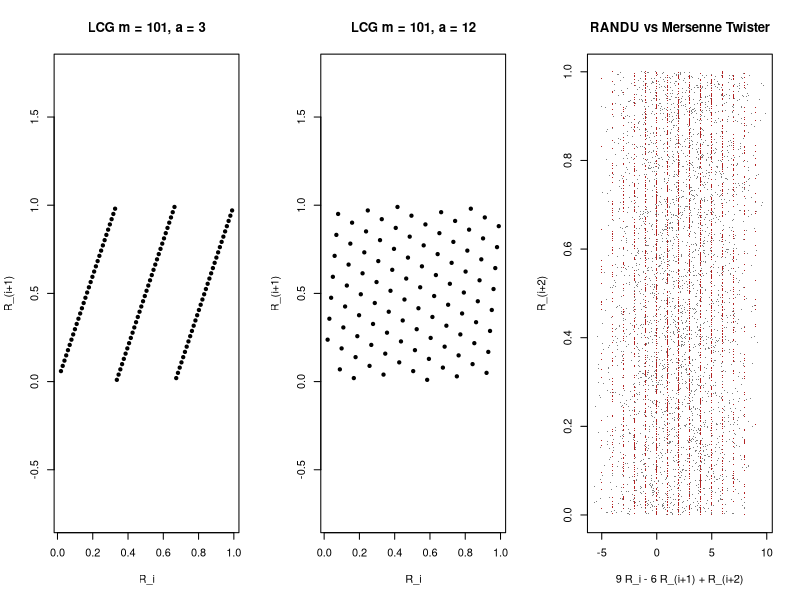

This chart was generated by the following R code:
# Lattice structure of linear congruential generators: successive pairs for m = 101 with
# a = 3 and a = 12, and RANDU triples projected on the normal (9, -6, 1) of its planes.
lcg <- function(a, c, m, x0, n) {
  x <- numeric(n)
  for (i in 1:n) {
    x0 <- (a * x0 + c) %% m   # exact in double precision for these moduli
    x[i] <- x0
  }
  x / m
}

par(mfrow = c(1, 3))
for (a in c(3, 12)) {
  r <- lcg(a, 0, 101, 1, 100)
  plot(r[-100], r[-1], pch = 20, asp = 1, xlab = "R_i", ylab = "R_(i+1)",
       main = sprintf("LCG m = 101, a = %d", a))
}

n <- 3000
r <- lcg(65539, 0, 2^31, 1, n + 2)          # RANDU
u <- runif(n + 2)                           # R's default Mersenne Twister
proj <- function(v) 9 * v[1:n] - 6 * v[2:(n + 1)] + v[3:(n + 2)]
plot(proj(u), u[3:(n + 2)], pch = ".", col = "gray50",
     xlab = "9 R_i - 6 R_(i+1) + R_(i+2)", ylab = "R_(i+2)", main = "RANDU vs Mersenne Twister")
points(proj(r), r[3:(n + 2)], pch = ".", col = "firebrick")
table(round(proj(r)))                       # only the 15 integers -5, ..., 9 occur
